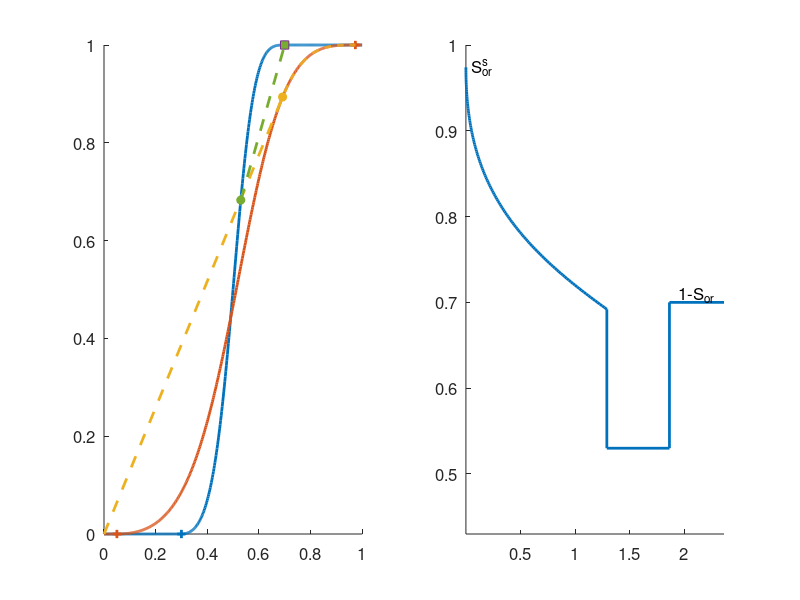

Write the MATLAB code that produced this figure.
%% Illustrate Riemann solution for ternary displacement
% This script shows the graphical construction of the Riemann solution for
% a setup in which a surfactant solution is continuously injected into a
% reservoir that has been preflushed by water. 
%
% NB! This is not a general Riemann solver and will thus not work for some
% parameter choices. In these cases, you should first start by finding the
% point sw where the backward secant of the fw curve from s=sw to s=sor
% touches the fs curve. If we call intersection point ss, you then find the
% upper envelope of fs between s=ss and s=sors. 
col = lines(6);

%% Compute and plot the fractional flow curve for the right and left states
[swr, sor, ads] = deal(0.3,0.7,0);
[nw,no,M] = deal(2,3,2);
[swrs,sors,Ms] = deal(.05,.975,1);
s  = linspace(0,1,501);
iors = find(s<=sors,1,'last');
iwrs = find(s<=swrs,1,'last');
ior  = find(s<=sor,1,'last');
iwr  = find(s<=swr,1,'last');

sm = (min(max(s,swr),sor)-swr)/(sor-swr);
fw = sm.^nw./(sm.^nw + M*(1-sm).^no);
sm = (min(max(s,swrs),sors)-swrs)/(sors - swrs);
fs = sm.^nw./(sm.^nw + Ms*M*1*(1-sm).^no);

subplot(1,2,1),cla, hold on
set(gca,'FontSize',12)
plot(s,fw,'-','LineWidth',2,'Color',col(1,:));
plot(s,fs,'-','LineWidth',2,'Color',col(2,:));
plot(s([iwr ior]), fw([iwr ior]),'+','LineWidth',2,'Color',col(1,:));
plot(s([iwrs iors]), fs([iwrs iors]),'+','LineWidth',2,'Color',col(2,:));

%% Find envelope for surfactant curve
i3 = find(fs(2:iors)./(s(2:iors)+ads)-diff(fs(2:iors+1))./diff(s(2:iors+1))>0,1);
plot([-ads s(i3:iors)],fs([1 i3:iors]),'--','LineWidth',2,'Color',col(3,:));
plot(s(i3),fs(i3),'o','Color',col(3,:),'MarkerFaceColor',col(3,:));

%% Find intersection of this envelope and the pure water curve
i2 = find(min(fs(i3)/(s(i3)+ads).*(s(2:end)+ads),1)<fw(2:end),1);
plot(s(i2),fw(i2),'o','Color',col(5,:),'MarkerFaceColor',col(5,:));

%% Find envelope for pure water curve
flag = fw(i2:ior)./(s(i2:ior)-sor)>diff(fw(i2:ior+1))./diff(s(i2:ior+1));
i1 = min(find(flag)+i2,ior);
if isempty(i1), i1=ior; end
plot(s(i1(1)),fw(i1(1)),'s','Color',col(4,:),'MarkerFaceColor',col(5,:));
plot(s([i2 i1:ior]),fw([i2 i1:ior]),'--','LineWidth',2,'Color',col(5,:))

%% Plot self-similar solution
subplot(1,2,2)
hold all
xi = fliplr(diff(fs(i3:iors+1))./diff(s(i3:iors+1)));
ss = fliplr(s(i3:iors));
df = fliplr(diff(fw([i2 i1:ior]))./diff(s([i2 i1:ior])));
ds = s([i2 i1:ior]);
xi = [xi([1:end end]), df([1 1:end])];
ss = [ss, ds([1 1:end])];
xi = [xi([1:end end]), max(xi)+.5];
ss = [ss([1:end end]), sor];
plot(xi(ss<=sors),ss(ss<=sors),'-','LineWidth',2);
axis tight, set(gca,'Ylim',[0 1],'FontSize',12);
text(.05,sors,'S_{or}^s','HorizontalAlignment','left',...
    'VerticalAlignment','middle','FontSize',12);
text(.5*(xi(end-1)+xi(end)),sor,'1-S_{or}','HorizontalAlignment','center',...
    'VerticalAlignment','bottom','FontSize',12);
set(gca,'YLim',[min(ss)-.1 1]);

%% Copyright Notice
%
% <html>
% <p><font size="-1">
% Copyright 2009-2022 SINTEF Digital, Mathematics & Cybernetics.
% </font></p>
% <p><font size="-1">
% This file is part of The MATLAB Reservoir Simulation Toolbox (MRST).
% </font></p>
% <p><font size="-1">
% MRST is free software: you can redistribute it and/or modify
% it under the terms of the GNU General Public License as published by
% the Free Software Foundation, either version 3 of the License, or
% (at your option) any later version.
% </font></p>
% <p><font size="-1">
% MRST is distributed in the hope that it will be useful,
% but WITHOUT ANY WARRANTY; without even the implied warranty of
% MERCHANTABILITY or FITNESS FOR A PARTICULAR PURPOSE.  See the
% GNU General Public License for more details.
% </font></p>
% <p><font size="-1">
% You should have received a copy of the GNU General Public License
% along with MRST.  If not, see
% <a href="http://www.gnu.org/licenses/">http://www.gnu.org/licenses</a>.
% </font></p>
% </html>
